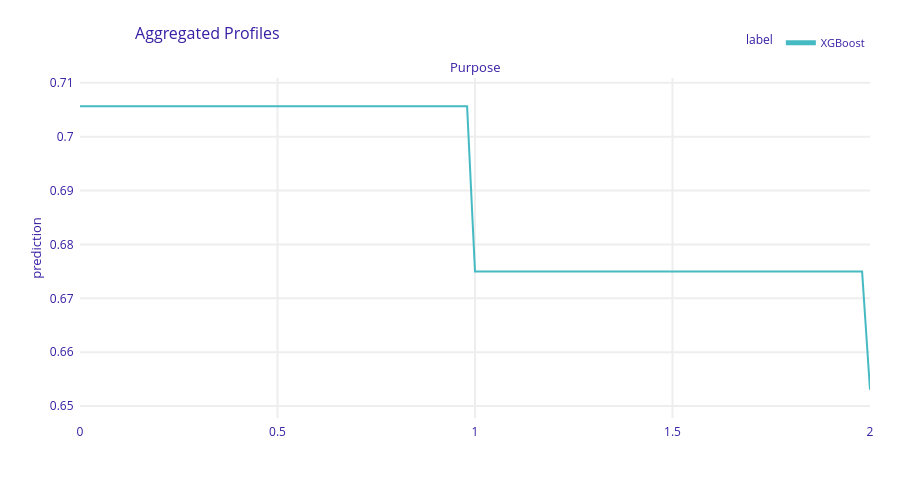

This figure's notebook cell:
### Code cell
explainer.model_profile(variables=["Purpose"]).plot()

### Figure 1 — Plotly figure (JSON) as saved in the notebook; plotly's stock layout.template omitted (floating-point values rounded to 4 significant figures; data arrays with more than 128 entries replaced by an {"elided": "..."} marker saying what was removed)
{"data": [{"customdata": {"elided": "101x3 mixed values"}, "hovertemplate": "<b>%{hovertext}</b><br><br>prediction=%{y:.3f}<br>mean_prediction=%{customdata[0]:.3f}<extra></extra>", "hovertext": ["XGBoost", "XGBoost", "XGBoost", "XGBoost", "XGBoost", "XGBoost", "XGBoost", "XGBoost", "XGBoost", "XGBoost", "XGBoost", "XGBoost", "XGBoost", "XGBoost", "XGBoost", "XGBoost", "XGBoost", "XGBoost", "XGBoost", "XGBoost", "XGBoost", "XGBoost", "XGBoost", "XGBoost", "XGBoost", "XGBoost", "XGBoost", "XGBoost", "XGBoost", "XGBoost", "XGBoost", "XGBoost", "XGBoost", "XGBoost", "XGBoost", "XGBoost", "XGBoost", "XGBoost", "XGBoost", "XGBoost", "XGBoost", "XGBoost", "XGBoost", "XGBoost", "XGBoost", "XGBoost", "XGBoost", "XGBoost", "XGBoost", "XGBoost", "XGBoost", "XGBoost", "XGBoost", "XGBoost", "XGBoost", "XGBoost", "XGBoost", "XGBoost", "XGBoost", "XGBoost", "XGBoost", "XGBoost", "XGBoost", "XGBoost", "XGBoost", "XGBoost", "XGBoost", "XGBoost", "XGBoost", "XGBoost", "XGBoost", "XGBoost", "XGBoost", "XGBoost", "XGBoost", "XGBoost", "XGBoost", "XGBoost", "XGBoost", "XGBoost", "XGBoost", "XGBoost", "XGBoost", "XGBoost", "XGBoost", "XGBoost", "XGBoost", "XGBoost", "XGBoost", "XGBoost", "XGBoost", "XGBoost", "XGBoost", "XGBoost", "XGBoost", "XGBoost", "XGBoost", "XGBoost", "XGBoost", "XGBoost", "XGBoost"], "legendgroup": "XGBoost", "line": {"color": "#46bac2", "dash": "solid", "width": 2}, "marker": {"symbol": "circle"}, "mode": "lines", "name": "XGBoost", "opacity": 1, "orientation": "v", "showlegend": true, "type": "scatter", "x": [0.0, 0.02, 0.04, 0.06, 0.08, 0.1, 0.12, 0.14, 0.16, 0.18, 0.2, 0.22, 0.24, 0.26, 0.28, 0.3, 0.32, 0.34, 0.36, 0.38, 0.4, 0.42, 0.44, 0.46, 0.48, 0.5, 0.52, 0.54, 0.56, 0.58, 0.6, 0.62, 0.64, 0.66, 0.68, 0.7, 0.72, 0.74, 0.76, 0.78, 0.8, 0.82, 0.84, 0.86, 0.88, 0.9, 0.92, 0.94, 0.96, 0.98, 1.0, 1.02, 1.04, 1.06, 1.08, 1.1, 1.12, 1.14, 1.16, 1.18, 1.2, 1.22, 1.24, 1.26, 1.28, 1.3, 1.32, 1.34, 1.36, 1.38, 1.4, 1.42, 1.44, 1.46, 1.48, 1.5, 1.52, 1.54, 1.56, 1.58, 1.6, 1.62, 1.64, 1.66, 1.68, 1.7, 1.72, 1.74, 1.76, 1.78, 1.8, 1.82, 1.84, 1.86, 1.88, 1.9, 1.92, 1.94, 1.96, 1.98, 2.0], "xaxis": "x", "y": [0.7056, 0.7056, 0.7056, 0.7056, 0.7056, 0.7056, 0.7056, 0.7056, 0.7056, 0.7056, 0.7056, 0.7056, 0.7056, 0.7056, 0.7056, 0.7056, 0.7056, 0.7056, 0.7056, 0.7056, 0.7056, 0.7056, 0.7056, 0.7056, 0.7056, 0.7056, 0.7056, 0.7056, 0.7056, 0.7056, 0.7056, 0.7056, 0.7056, 0.7056, 0.7056, 0.7056, 0.7056, 0.7056, 0.7056, 0.7056, 0.7056, 0.7056, 0.7056, 0.7056, 0.7056, 0.7056, 0.7056, 0.7056, 0.7056, 0.7056, 0.675, 0.675, 0.675, 0.675, 0.675, 0.675, 0.675, 0.675, 0.675, 0.675, 0.675, 0.675, 0.675, 0.675, 0.675, 0.675, 0.675, 0.675, 0.675, 0.675, 0.675, 0.675, 0.675, 0.675, 0.675, 0.675, 0.675, 0.675, 0.675, 0.675, 0.675, 0.675, 0.675, 0.675, 0.675, 0.675, 0.675, 0.675, 0.675, 0.675, 0.675, 0.675, 0.675, 0.675, 0.675, 0.675, 0.675, 0.675, 0.675, 0.675, 0.6531], "yaxis": "y"}], "layout": {"annotations": [{"font": {"size": 13}, "showarrow": false, "text": "Purpose", "x": 0.5, "xanchor": "center", "xref": "paper", "y": 1, "yanchor": "bottom", "yref": "paper"}, {"font": {"size": 13}, "showarrow": false, "text": "prediction", "textangle": -90, "x": -0.07, "xref": "paper", "y": 0.5, "yref": "paper"}], "font": {"color": "#371ea3"}, "height": 489, "hovermode": "x unified", "legend": {"font": {"size": 11}, "itemsizing": "constant", "orientation": "h", "title": {"font": {"size": 12}, "text": "label"}, "tracegroupgap": 0, "x": 1, "xanchor": "right", "y": 1.061, "yanchor": "bottom"}, "margin": {"b": 71, "r": 30, "t": 78}, "title": {"font": {"size": 16}, "text": "Aggregated Profiles", "x": 0.15}, "xaxis": {"anchor": "y", "automargin": true, "domain": [0, 1], "fixedrange": true, "gridwidth": 2, "showticklabels": true, "tickcolor": "white", "ticklen": 3, "ticks": "outside", "title": {"text": ""}, "type": "linear", "zeroline": false}, "yaxis": {"anchor": "x", "automargin": true, "domain": [0, 1], "fixedrange": true, "gridwidth": 2, "range": [0.6478, 0.7109], "tickcolor": "white", "ticklen": 3, "ticks": "outside", "title": {"text": ""}, "type": "linear", "zeroline": false}}}
